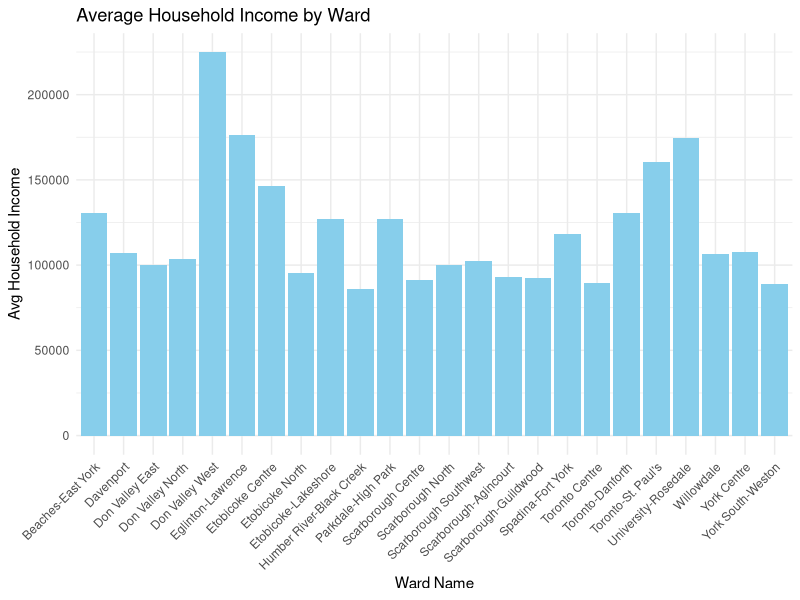
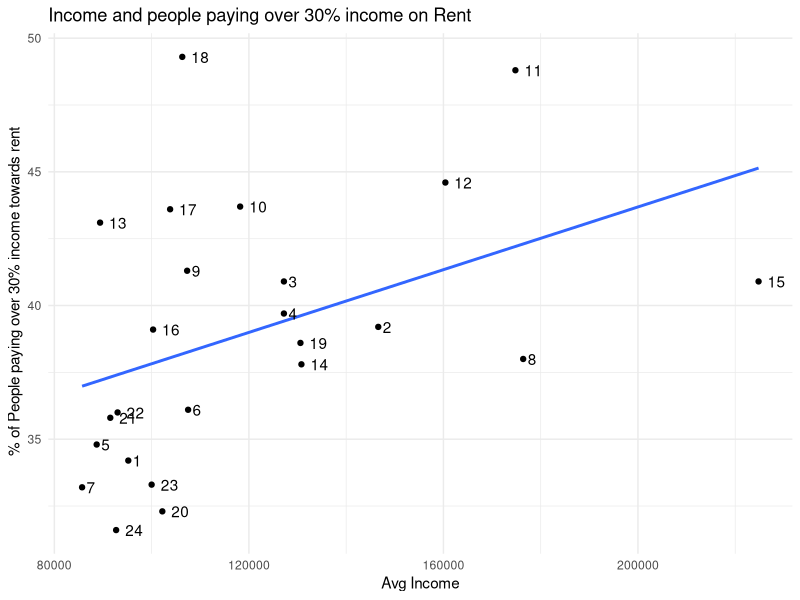
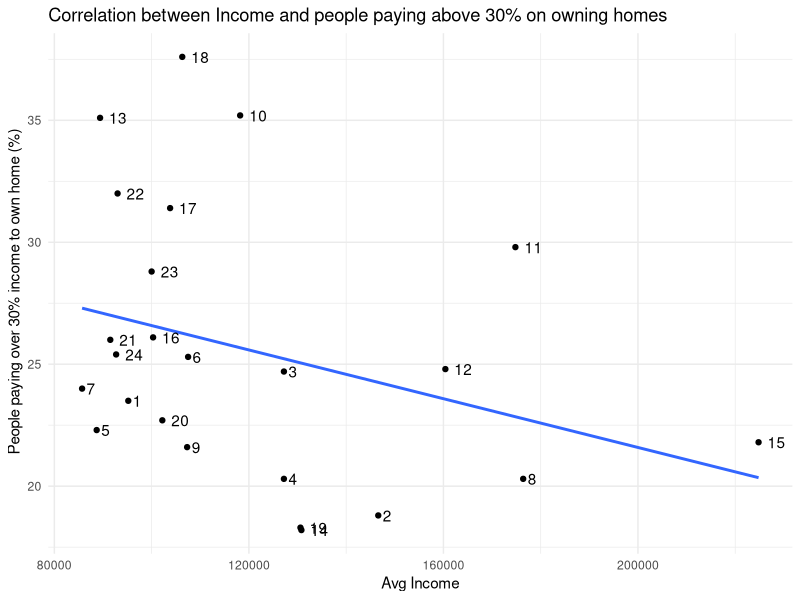
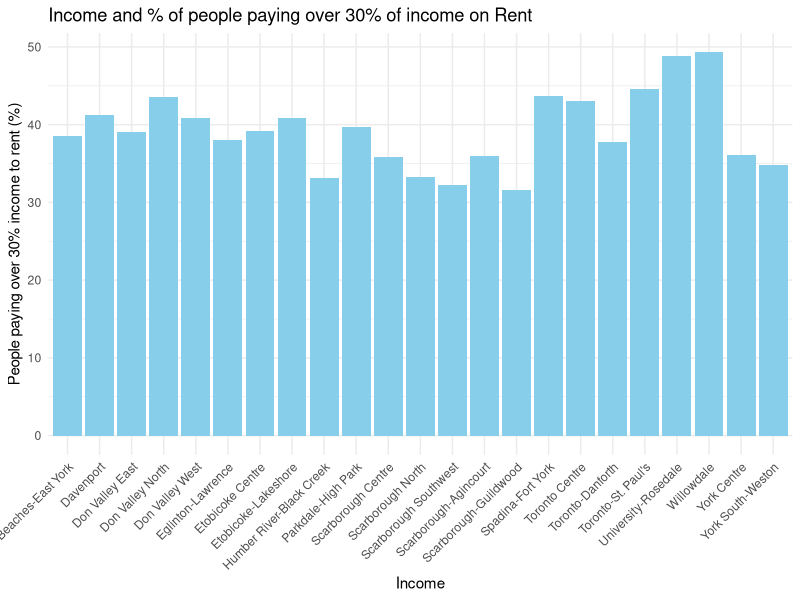

Reproduce these figures in R, in order.
## ---- chunk 1
#| message: false
#| echo: false

#### Workspace set-up ####

## Load packages

library(tidyverse)
library(kableExtra)
library(here)
library(knitr)
library(ggplot2)




#### Read cleaned data ####

cleaned_ward_data = read_csv(
  file = here("outputs/data/cleaned_ward_data.csv"),
  show_col_types = FALSE
)

summarized_ward_data = read_csv(
  file = here("outputs/data/summarized_ward_data.csv"),
  show_col_types = FALSE
)
## ---- chunk 2
#| message: false
#| echo: false
#| label: tbl-cleaned-data
#| tbl-cap: Sample of Cleaned Ward Profile Data 

# creates a table of the cleaned sample data set
head(cleaned_ward_data, 5) |>
  kable( col.names = c("Ward", "Avg Income", "< 30% on House", "< 30% on Rent", "Bachelor's or Higher"),
      booktabs = TRUE
  )
## ---- chunk 3
#| message: false
#| echo: false
#| label: tbl-summarized-data
#| tbl-cap: Sample of Combined Ward Profile Data 

# creates a table of the cleaned sample data set
head(summarized_ward_data, 27) |>
  kable(col.names = c("Ward", "Ward Name", "Avg Income", "< 30% on House", "< 30% on Rent", "Bachelor's+"),
      booktabs = TRUE,
      scale_down = TRUE,
      font_size = 6,
       align = "l"
  )
## ---- chunk 4
#| label: fig-income_by_ward
#| fig-cap: Income by Ward
#| echo: false

library(ggplot2)
library(dplyr)

# Check if summarized_ward_data exists and has rows
if (!exists("summarized_ward_data") || nrow(summarized_ward_data) == 0) {
  warning("No valid data for plotting.")
} else {
  # Exclude the first row
  summarized_ward_data <- summarized_ward_data[-1, ]

  # Plot the income by ward 
  ggplot(summarized_ward_data, aes(x = ward_name, y = `Avg Income`)) +
    geom_bar(stat = "identity", fill = "skyblue") +
    labs(title = "Average Household Income by Ward",
         x = "Ward Name",
         y = "Avg Household Income") +
    theme_minimal() +
    theme(axis.text.x = element_text(angle = 45, hjust = 1))
}

## ---- chunk 5
#| echo: false
#| message: false
#| warning: false
#| label: fig-compare_income_rent
#| fig-cap: "Correlations between income and % of people paying over 30% towards rent"

summarized_ward_data |>
  ggplot(aes(x = `Avg Income`, y = `< 30% on Rent` , label = Ward)) + 
  geom_point() + 
  geom_smooth(method=lm, se=FALSE) + 
  geom_text(hjust=-0.5, vjust=0.5) +
  labs(
    title = "Income and people paying over 30% income on Rent",
    x = "Avg Income",
    y = " % of People paying over 30% income towards rent",
    label = "Ward Code"
  ) +
  theme_minimal()
## ---- chunk 6
#| echo: false
#| message: false
#| warning: false
#| label: fig-compare_income_house
#| fig-cap: "Income and % of people paying over 30% of income towards owning"

summarized_ward_data |>
  ggplot(aes(x = `Avg Income`, y = `< 30% on House` , label = Ward)) + 
  geom_point() + 
  geom_smooth(method=lm, se=FALSE) + 
  geom_text(hjust=-0.5, vjust=0.5) +
  labs(
    title = "Correlation between Income and people paying above 30% on owning homes",
    x = "Avg Income",
    y = " People paying over 30% income to own home (%)",
    label = "Ward Code"
  ) +
  theme_minimal()
## ---- chunk 7
#| label: fig-rent_income_correlation 
#| fig-cap: Correlation between income and the number of people paying over 30% of income on rent
#| echo: false

library(ggplot2)
library(dplyr)

# Check if summarized_ward_data exists and has rows
if (!exists("summarized_ward_data") || nrow(summarized_ward_data) == 0) {
  warning("No valid data for plotting.")
} else {
  # Exclude the first row
  summarized_ward_data <- summarized_ward_data[-1, ]

  # Plot the income by ward 
  ggplot(summarized_ward_data, aes(x = ward_name, y = `< 30% on Rent` )) +
    geom_bar(stat = "identity", fill = "skyblue") +
    labs(title = "Income and % of people paying over 30% of income on Rent",
         x = "Income",
         y = "People paying over 30% income to rent (%)") +
    theme_minimal() +
    theme(axis.text.x = element_text(angle = 45, hjust = 1))
}
